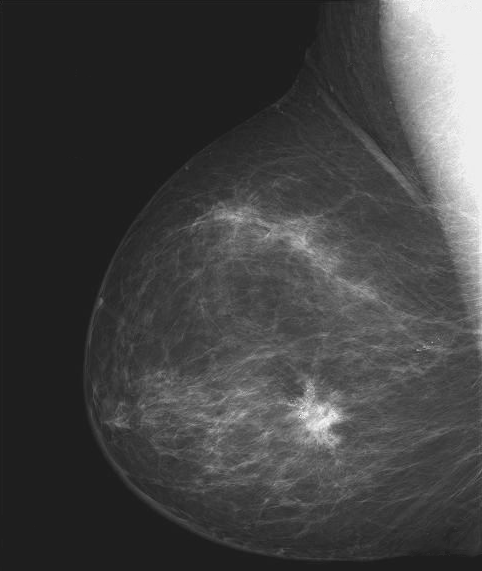
#> input picture pages/utility/XuLyAnh_Streamlit/Image/3.1.Negative.tif, 482 x 571 px
$ python -i Chapter04.py   (imports and definitions only)
#> lines starting #> are read from the running program, lines starting #| are printed output that depends on the picture
#> further down, picture is the input picture: shape (571, 482, 3); min 21, max 255, mean 66.7
import numpy as np
import cv2
L = 256

# [102 lines left out: functions Spectrum, FrequencyFilter, not called in this run]

import numpy as np

def CreateNotchRejectFilter(M, N):
    u1, v1 = 44, 58
    u2, v2 = 40, 119
    u3, v3 = 86, 59
    u4, v4 = 82, 119

    D0 = 10
    n = 2
    H = np.ones((M, N), np.float32)
    for u in range(0, M):
        for v in range(0, N):
            h = 1.0
            # Bộ lọc u1, v1
            Duv = np.sqrt((u - u1)**2 + (v - v1)**2)
            if Duv > 0:
                h = h * 1.0 / (1.0 + np.power(D0 / Duv, 2 * n))
            else:
                h = h * 0.0

            Duv = np.sqrt((u - (M - u1))**2 + (v - (N - v1))**2)
            if Duv > 0:
                h = h * 1.0 / (1.0 + np.power(D0 / Duv, 2 * n))
            else:
                h = h * 0.0

            # Bộ lọc u2, v2
            Duv = np.sqrt((u - u2)**2 + (v - v2)**2)
            if Duv > 0:
                h = h * 1.0 / (1.0 + np.power(D0 / Duv, 2 * n))
            else:
                h = h * 0.0

            Duv = np.sqrt((u - (M - u2))**2 + (v - (N - v2))**2)
            if Duv > 0:
                h = h * 1.0 / (1.0 + np.power(D0 / Duv, 2 * n))
            else:
                h = h * 0.0

            # Bộ lọc u3, v3
            Duv = np.sqrt((u - u3)**2 + (v - v3)**2)
            if Duv > 0:
                h = h * 1.0 / (1.0 + np.power(D0 / Duv, 2 * n))
            else:
                h = h * 0.0

            Duv = np.sqrt((u - (M - u3))**2 + (v - (N - v3))**2)
            if Duv > 0:
                h = h * 1.0 / (1.0 + np.power(D0 / Duv, 2 * n))
            else:
                h = h * 0.0

            # Bộ lọc u4, v4
            Duv = np.sqrt((u - u4)**2 + (v - v4)**2)
            if Duv > 0:
                h = h * 1.0 / (1.0 + np.power(D0 / Duv, 2 * n))
            else:
                h = h * 0.0

            Duv = np.sqrt((u - (M - u4))**2 + (v - (N - v4))**2)
            if Duv > 0:
                h = h * 1.0 / (1.0 + np.power(D0 / Duv, 2 * n))
            else:
                h = h * 0.0

            H[u, v] = h
    return H

# [8 lines left out: function DrawNotchRejectFilter, not called in this run]
def RemoveMoire(imgin):
    if len(imgin.shape) == 3:  # Ảnh màu, chuyển đổi sang ảnh đen trắng
        imgin_gray = cv2.cvtColor(imgin, cv2.COLOR_BGR2GRAY)
    else:  # Ảnh đen trắng, sử dụng trực tiếp
        imgin_gray = imgin

    M, N = imgin_gray.shape
#> M = 571; N = 482
    P = cv2.getOptimalDFTSize(M)
#> P = 576
    Q = cv2.getOptimalDFTSize(N)
#> Q = 486

    # Bước 1 và 2:
    # Tạo ảnh mới có kích thước PxQ
    # và thêm số 0 vào phần mở rộng
    fp = np.zeros((P, Q), np.float32)
    fp[:M, :N] = imgin_gray
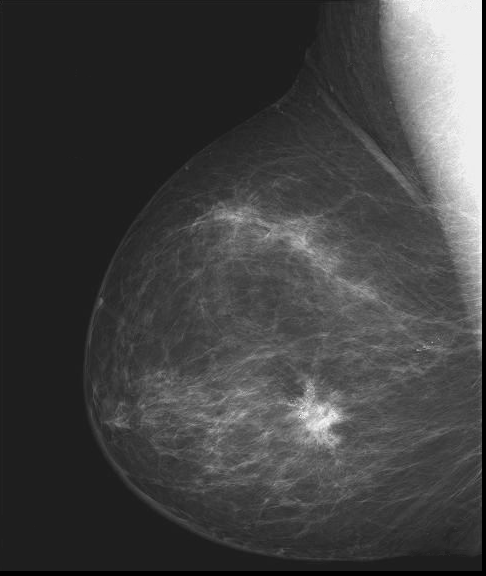
#> fp: shape (576, 486) float32; min 0, max 255, mean 65.6

    # Bước 3:
    # Nhân (-1)^(x+y) để dời vào tâm ảnh
    for x in range(0, P):
        for y in range(0, Q):
            if (x + y) % 2 == 1:
                fp[x, y] = -fp[x, y]
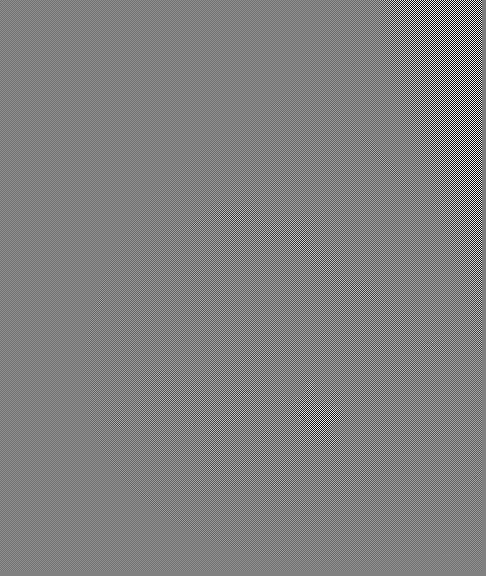
#> fp: shape (576, 486) float32; min -255, max 251, mean 0; drawn with min black and max white

    # Bước 4:
    # Tính DFT
    F = cv2.dft(fp, flags=cv2.DFT_COMPLEX_OUTPUT)

    # Bước 5:
    # Tạo bộ lọc NotchReject
    H = CreateNotchRejectFilter(P, Q)
#> after the loop in CreateNotchRejectFilter, `for u in range(0, M):`:
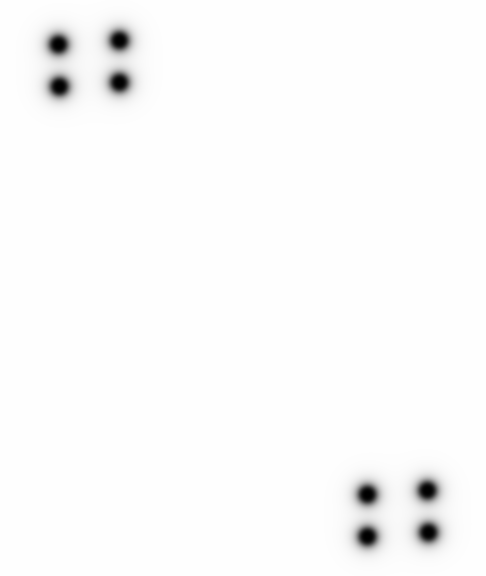
#> H: shape (576, 486) float32; min 0, max 1, mean 0.986
    H = cv2.resize(H, (Q, P))  # Chuyển kích thước của H về (Q, P) thay vì (N, M)
    H = np.fft.fftshift(H)  # Dời tâm về giữa

    # Bước 6:
    # Tăng kích thước của F sao cho phù hợp với H
    F_padded = np.zeros_like(H, dtype=np.complex64)
    F_padded[:P, :Q] = F[:, :, 0]  # Đảm bảo kích thước phù hợp với H
    F_padded = np.fft.fftshift(F_padded)

    # G = F*H nhân từng cặp
    G = F_padded * H

    # Bước 7:
    # IDFT
    G = G.astype(np.float32)  # Chuyển đổi kiểu dữ liệu của G sang np.float32
    g = cv2.idft(G, flags=cv2.DFT_SCALE)

    # Lấy phần thực
    gp = g[:M, :N]  # Sử dụng chỉ hai chỉ số để truy cập mảng

    # Nhân với (-1)^(x+y)
    for x in range(0, M):
        for y in range(0, N):
            if (x + y) % 2 == 1:
                gp[x, y] = -gp[x, y]

    # Bước 8:
    # Lấy kích thước ảnh ban đầu
    imgout = gp.astype(np.uint8)
    return imgout

>>> import cv2
>>> picture = cv2.imread('Image/3.1.Negative.tif')
>>> result = RemoveMoire(picture)
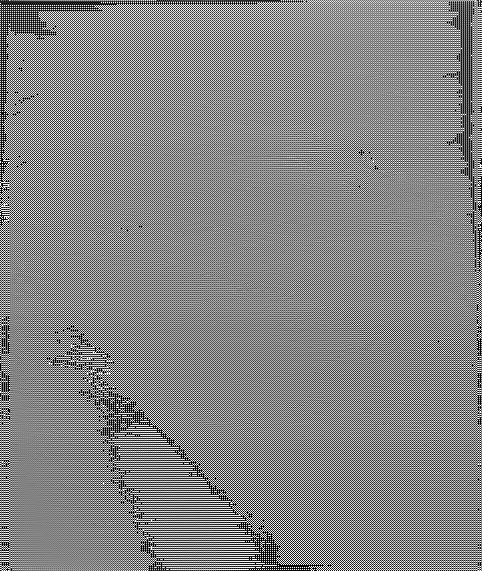
#> result: shape (571, 482); min 0, max 255, mean 132.5
